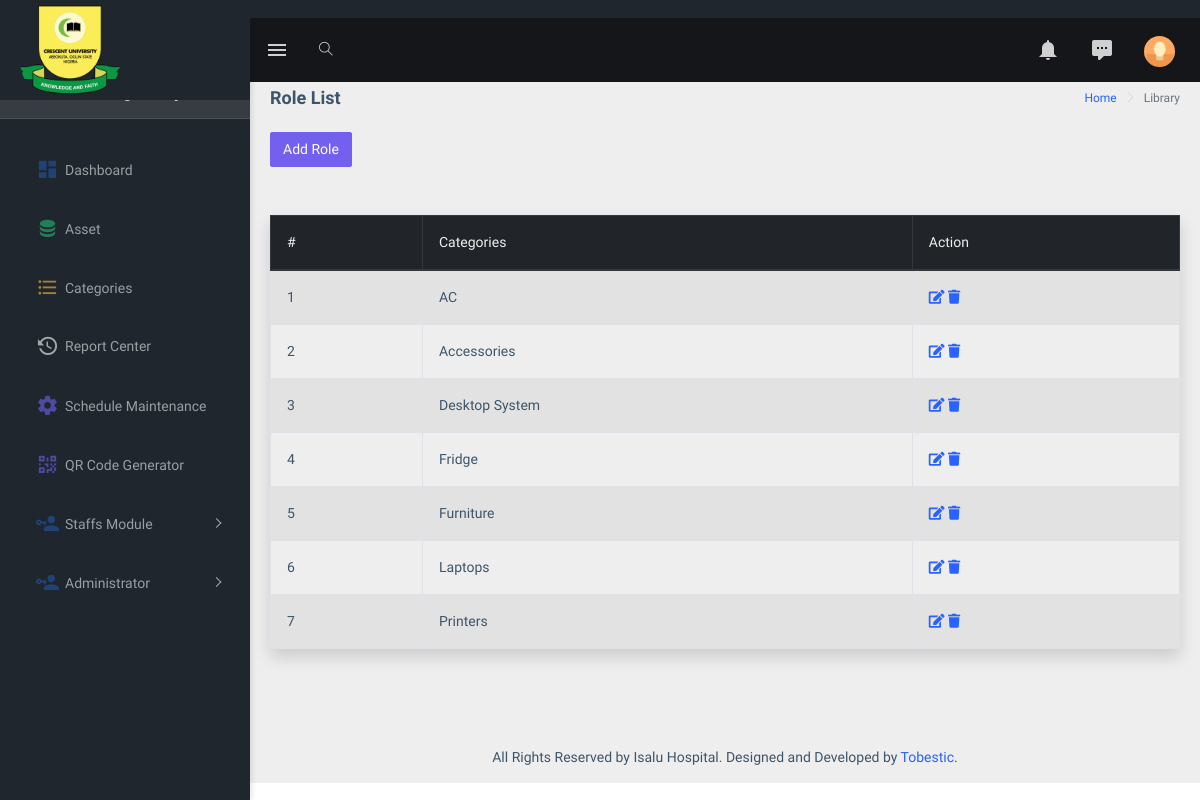
Before: /admindashboard/role.php with the older database file.
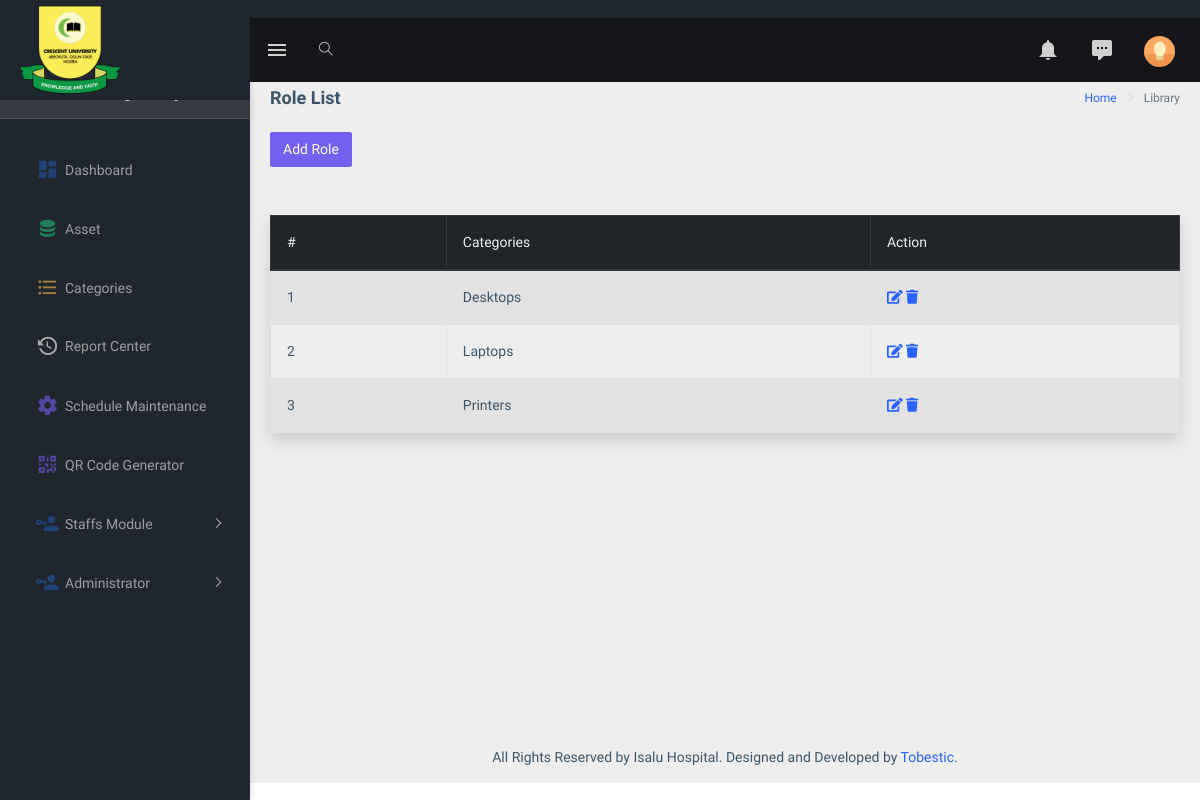
After: the same page with the newer database file.
### tables this page shows
CREATE TABLE `category` (
  `id` int(11) NOT NULL,
  `category` varchar(20) NOT NULL
);

### admindashboard/categoryfolder/categorytable.php (the view, shortened to what this page needs)
<?php
require_once dirname(__FILE__) . "/../include/config.php";
?>
<div class="row mt-5">
                    <div class="col-md-12 col-lg-12 col-xlg-3">
                    <table class="table shadow table-striped table-bordered table-hover" id="categorytable">
                        <thead class="thead-dark">
                            <tr>
                            <th scope="col">#</th>
                            <th scope="col">Categories</th>
                            <th scope="col">Action</th>
                            </tr>
                        </thead>
                        <tbody>
                        <?php
                        try {
                            $s = 1;
                            $sql = "SELECT * FROM category ORDER BY category ASC";
                            $stmt = $conn->prepare($sql);
                            $stmt->execute();
                            while($row = $stmt->fetch(PDO::FETCH_ASSOC)) {
                                $id = htmlspecialchars($row['id']);
                                $category = htmlspecialchars($row['category']);                                ?>
                                <tr>
                                    <th scope="row"><?php echo $s++; ?></th>
                                    <td><?php echo $category; ?></td>
                                    <td>
                                        <a href='categoryfolder/editcategory.php?id=<?php echo $id; ?>'><i class='fa fa-edit'></i></a>
                                        <a href='categoryfolder/deletecategory.php?id=<?php echo $id; ?>'><i class='fa fa-trash'></i></a>
                                    </td>
                                </tr>
                                <?php
                            }
                        } catch (PDOException $e) {
                            logError("Database error in categorytable.php: " . $e->getMessage());
                            echo "<tr><td colspan='3' class='text-center text-danger'>Error loading categories</td></tr>";
                        }
                        ?>
                        </tbody>
                        </table>
                    </div>
                </div>

Changed rows visible on the page:
removed category: category "AC"
removed category: category "Accessories"
removed category: category "Fridge"
removed category: category "Furniture"
changed category: category "Desktop System" → "Desktops"
